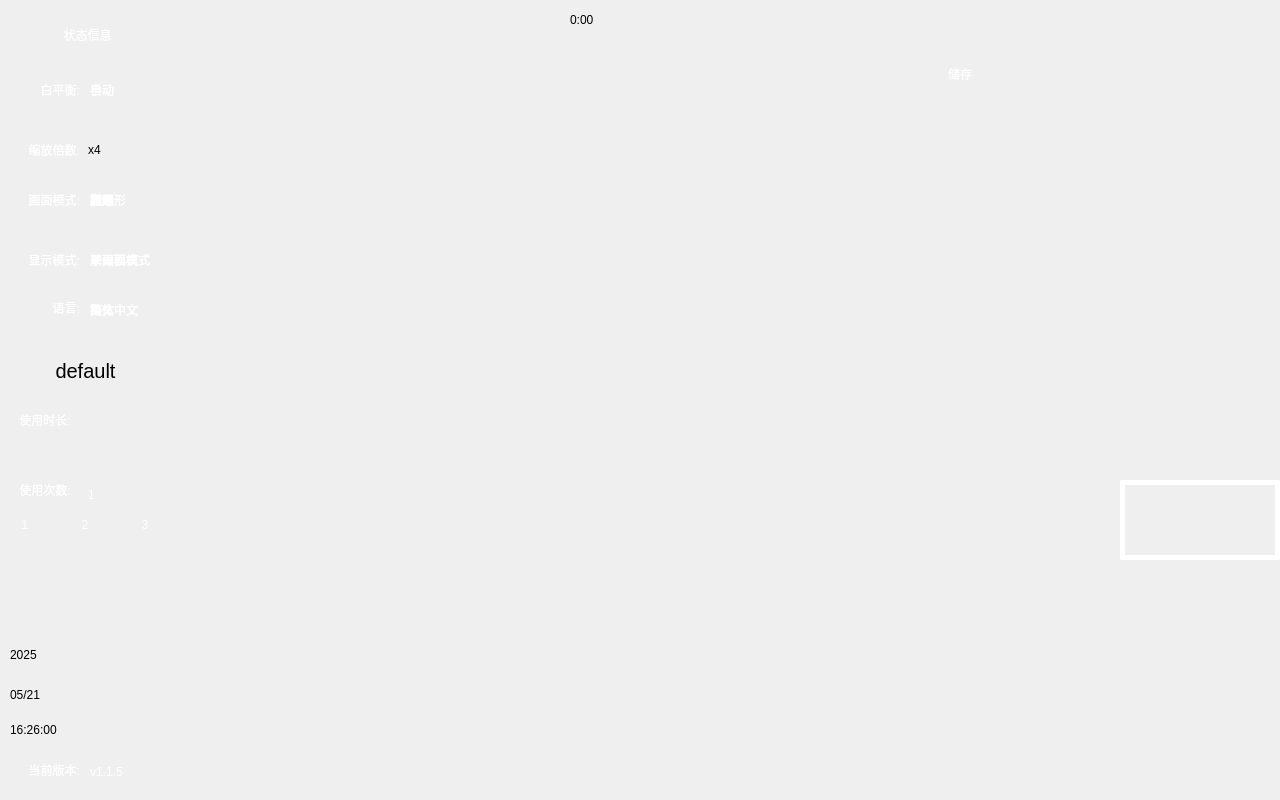
<?xml version="1.0" encoding="UTF-8"?>
<ui version="4.0">
 <class>control_interface</class>
 <widget class="QWidget" name="control_interface">
  <property name="geometry">
   <rect>
    <x>0</x>
    <y>0</y>
    <width>1280</width>
    <height>800</height>
   </rect>
  </property>
  <property name="windowTitle">
   <string>Form</string>
  </property>
  <property name="styleSheet">
   <string notr="true"/>
  </property>
  <widget class="Label_awb" name="label_awb">
   <property name="geometry">
    <rect>
     <x>1120</x>
     <y>0</y>
     <width>160</width>
     <height>80</height>
    </rect>
   </property>
   <property name="styleSheet">
    <string notr="true">background-image: url(:/tu/AWB.png);</string>
   </property>
   <property name="text">
    <string/>
   </property>
  </widget>
  <widget class="Label_freeze" name="label_freeze">
   <property name="geometry">
    <rect>
     <x>1120</x>
     <y>80</y>
     <width>160</width>
     <height>80</height>
    </rect>
   </property>
   <property name="styleSheet">
    <string notr="true">border-image: url(:/tu/Freeze/freeze.png);</string>
   </property>
   <property name="text">
    <string/>
   </property>
  </widget>
  <widget class="Label_photograph" name="label_photograph">
   <property name="geometry">
    <rect>
     <x>1120</x>
     <y>240</y>
     <width>160</width>
     <height>80</height>
    </rect>
   </property>
   <property name="styleSheet">
    <string notr="true">border-image: url(:/tu/takephoto.png);</string>
   </property>
   <property name="text">
    <string/>
   </property>
  </widget>
  <widget class="Label_videoint" name="label_video">
   <property name="geometry">
    <rect>
     <x>1120</x>
     <y>320</y>
     <width>160</width>
     <height>80</height>
    </rect>
   </property>
   <property name="styleSheet">
    <string notr="true">background-image: url(:/tu/rec.png);</string>
   </property>
   <property name="text">
    <string/>
   </property>
  </widget>
  <widget class="Label_ae" name="label_ae">
   <property name="geometry">
    <rect>
     <x>1120</x>
     <y>400</y>
     <width>160</width>
     <height>80</height>
    </rect>
   </property>
   <property name="styleSheet">
    <string notr="true">border-image: url(:/tu/AE/AE1.png);</string>
   </property>
   <property name="text">
    <string/>
   </property>
  </widget>
  <widget class="Label_led" name="label_led">
   <property name="geometry">
    <rect>
     <x>1120</x>
     <y>560</y>
     <width>160</width>
     <height>80</height>
    </rect>
   </property>
   <property name="styleSheet">
    <string notr="true">border-image: url(:/tu/LED/LED1.png);</string>
   </property>
   <property name="text">
    <string/>
   </property>
  </widget>
  <widget class="Label_interface" name="label_interface">
   <property name="geometry">
    <rect>
     <x>1120</x>
     <y>720</y>
     <width>160</width>
     <height>80</height>
    </rect>
   </property>
   <property name="styleSheet">
    <string notr="true">background-image: url(:/tu/maininterface.png);</string>
   </property>
   <property name="text">
    <string/>
   </property>
  </widget>
  <widget class="QLabel" name="label_versions">
   <property name="geometry">
    <rect>
     <x>10</x>
     <y>750</y>
     <width>70</width>
     <height>40</height>
    </rect>
   </property>
   <property name="styleSheet">
    <string notr="true">color: rgb(255, 255, 255);</string>
   </property>
   <property name="text">
    <string>当前版本:</string>
   </property>
   <property name="alignment">
    <set>Qt::AlignRight|Qt::AlignTrailing|Qt::AlignVCenter</set>
   </property>
  </widget>
  <widget class="QLabel" name="label_times">
   <property name="geometry">
    <rect>
     <x>10</x>
     <y>720</y>
     <width>80</width>
     <height>19</height>
    </rect>
   </property>
   <property name="styleSheet">
    <string notr="true"/>
   </property>
   <property name="text">
    <string>16:26:00</string>
   </property>
  </widget>
  <widget class="QLabel" name="label_month_day">
   <property name="geometry">
    <rect>
     <x>10</x>
     <y>680</y>
     <width>90</width>
     <height>30</height>
    </rect>
   </property>
   <property name="styleSheet">
    <string notr="true"/>
   </property>
   <property name="text">
    <string>05/21</string>
   </property>
  </widget>
  <widget class="QLabel" name="label_years">
   <property name="geometry">
    <rect>
     <x>10</x>
     <y>640</y>
     <width>78</width>
     <height>30</height>
    </rect>
   </property>
   <property name="styleSheet">
    <string notr="true"/>
   </property>
   <property name="text">
    <string>2025</string>
   </property>
  </widget>
  <widget class="QLabel" name="labelw_awb">
   <property name="geometry">
    <rect>
     <x>10</x>
     <y>70</y>
     <width>70</width>
     <height>40</height>
    </rect>
   </property>
   <property name="styleSheet">
    <string notr="true">color: rgb(255, 255, 255);</string>
   </property>
   <property name="text">
    <string>白平衡:</string>
   </property>
   <property name="alignment">
    <set>Qt::AlignRight|Qt::AlignTrailing|Qt::AlignVCenter</set>
   </property>
  </widget>
  <widget class="QLabel" name="labelw_zoom">
   <property name="geometry">
    <rect>
     <x>10</x>
     <y>140</y>
     <width>70</width>
     <height>20</height>
    </rect>
   </property>
   <property name="styleSheet">
    <string notr="true">color: rgb(255, 255, 255);</string>
   </property>
   <property name="text">
    <string>缩放倍数:</string>
   </property>
   <property name="alignment">
    <set>Qt::AlignRight|Qt::AlignTrailing|Qt::AlignVCenter</set>
   </property>
  </widget>
  <widget class="QLabel" name="label_atom">
   <property name="geometry">
    <rect>
     <x>90</x>
     <y>80</y>
     <width>50</width>
     <height>20</height>
    </rect>
   </property>
   <property name="styleSheet">
    <string notr="true">color: rgb(255, 255, 255);</string>
   </property>
   <property name="text">
    <string>手动</string>
   </property>
  </widget>
  <widget class="QLabel" name="label_zoomnum">
   <property name="geometry">
    <rect>
     <x>88</x>
     <y>135</y>
     <width>25</width>
     <height>30</height>
    </rect>
   </property>
   <property name="styleSheet">
    <string notr="true"/>
   </property>
   <property name="text">
    <string>x4</string>
   </property>
  </widget>
  <widget class="QLabel" name="labelw_picture">
   <property name="geometry">
    <rect>
     <x>10</x>
     <y>180</y>
     <width>70</width>
     <height>40</height>
    </rect>
   </property>
   <property name="styleSheet">
    <string notr="true">color: rgb(255, 255, 255);</string>
   </property>
   <property name="text">
    <string>画面模式:</string>
   </property>
   <property name="alignment">
    <set>Qt::AlignRight|Qt::AlignTrailing|Qt::AlignVCenter</set>
   </property>
  </widget>
  <widget class="Label_picture_mode" name="label_picture_mode">
   <property name="geometry">
    <rect>
     <x>88</x>
     <y>185</y>
     <width>65</width>
     <height>30</height>
    </rect>
   </property>
   <property name="styleSheet">
    <string notr="true"/>
   </property>
   <property name="text">
    <string/>
   </property>
  </widget>
  <widget class="QLabel" name="labelw_show">
   <property name="geometry">
    <rect>
     <x>0</x>
     <y>240</y>
     <width>80</width>
     <height>40</height>
    </rect>
   </property>
   <property name="styleSheet">
    <string notr="true">color: rgb(255, 255, 255);</string>
   </property>
   <property name="text">
    <string>显示模式:</string>
   </property>
   <property name="alignment">
    <set>Qt::AlignRight|Qt::AlignTrailing|Qt::AlignVCenter</set>
   </property>
  </widget>
  <widget class="Label_display_mode" name="label_display_mode">
   <property name="geometry">
    <rect>
     <x>88</x>
     <y>245</y>
     <width>70</width>
     <height>30</height>
    </rect>
   </property>
   <property name="styleSheet">
    <string notr="true"/>
   </property>
   <property name="text">
    <string/>
   </property>
  </widget>
  <widget class="QLabel" name="labelw_language">
   <property name="geometry">
    <rect>
     <x>0</x>
     <y>298</y>
     <width>80</width>
     <height>20</height>
    </rect>
   </property>
   <property name="styleSheet">
    <string notr="true">color: rgb(255, 255, 255);</string>
   </property>
   <property name="text">
    <string>语言:</string>
   </property>
   <property name="alignment">
    <set>Qt::AlignRight|Qt::AlignTrailing|Qt::AlignVCenter</set>
   </property>
  </widget>
  <widget class="QLabel" name="label_language_c">
   <property name="geometry">
    <rect>
     <x>90</x>
     <y>300</y>
     <width>65</width>
     <height>20</height>
    </rect>
   </property>
   <property name="styleSheet">
    <string notr="true">color: rgb(255, 255, 255);</string>
   </property>
   <property name="text">
    <string>简体中文</string>
   </property>
  </widget>
  <widget class="QLabel" name="labelw_time">
   <property name="geometry">
    <rect>
     <x>10</x>
     <y>400</y>
     <width>70</width>
     <height>40</height>
    </rect>
   </property>
   <property name="styleSheet">
    <string notr="true">color: rgb(255, 255, 255);</string>
   </property>
   <property name="text">
    <string>使用时长:</string>
   </property>
   <property name="alignment">
    <set>Qt::AlignCenter</set>
   </property>
  </widget>
  <widget class="QLabel" name="label_timenum">
   <property name="geometry">
    <rect>
     <x>10</x>
     <y>440</y>
     <width>140</width>
     <height>30</height>
    </rect>
   </property>
   <property name="layoutDirection">
    <enum>Qt::RightToLeft</enum>
   </property>
   <property name="styleSheet">
    <string notr="true"/>
   </property>
   <property name="text">
    <string/>
   </property>
  </widget>
  <widget class="QLabel" name="labelw_number">
   <property name="geometry">
    <rect>
     <x>10</x>
     <y>470</y>
     <width>70</width>
     <height>40</height>
    </rect>
   </property>
   <property name="styleSheet">
    <string notr="true">color: rgb(255, 255, 255);</string>
   </property>
   <property name="text">
    <string>使用次数:</string>
   </property>
   <property name="alignment">
    <set>Qt::AlignCenter</set>
   </property>
  </widget>
  <widget class="QLabel" name="label_use_num">
   <property name="geometry">
    <rect>
     <x>88</x>
     <y>480</y>
     <width>70</width>
     <height>30</height>
    </rect>
   </property>
   <property name="layoutDirection">
    <enum>Qt::RightToLeft</enum>
   </property>
   <property name="styleSheet">
    <string notr="true">color: rgb(255, 255, 255);</string>
   </property>
   <property name="text">
    <string>1</string>
   </property>
  </widget>
  <widget class="QLabel" name="label_b">
   <property name="geometry">
    <rect>
     <x>0</x>
     <y>0</y>
     <width>1280</width>
     <height>800</height>
    </rect>
   </property>
   <property name="styleSheet">
    <string notr="true">background-image: url(:/tu/square.png);</string>
   </property>
   <property name="text">
    <string/>
   </property>
   <property name="alignment">
    <set>Qt::AlignBottom|Qt::AlignLeading|Qt::AlignLeft</set>
   </property>
  </widget>
  <widget class="Label_custom1" name="label_custom1">
   <property name="geometry">
    <rect>
     <x>120</x>
     <y>530</y>
     <width>50</width>
     <height>70</height>
    </rect>
   </property>
   <property name="styleSheet">
    <string notr="true">image: url(:/tu/无功能.png);</string>
   </property>
   <property name="text">
    <string/>
   </property>
  </widget>
  <widget class="Label_custom2" name="label_custom2">
   <property name="geometry">
    <rect>
     <x>60</x>
     <y>530</y>
     <width>50</width>
     <height>70</height>
    </rect>
   </property>
   <property name="styleSheet">
    <string notr="true">image: url(:/tu/无功能.png);</string>
   </property>
   <property name="text">
    <string/>
   </property>
  </widget>
  <widget class="Label_custom3" name="label_custom3">
   <property name="geometry">
    <rect>
     <x>0</x>
     <y>530</y>
     <width>50</width>
     <height>70</height>
    </rect>
   </property>
   <property name="styleSheet">
    <string notr="true">image: url(:/tu/无功能.png);</string>
   </property>
   <property name="text">
    <string/>
   </property>
  </widget>
  <widget class="Label_pump" name="label_pump">
   <property name="geometry">
    <rect>
     <x>1120</x>
     <y>640</y>
     <width>160</width>
     <height>80</height>
    </rect>
   </property>
   <property name="styleSheet">
    <string notr="true">border-image: url(:/tu/Pump/pump0.png);</string>
   </property>
   <property name="text">
    <string/>
   </property>
  </widget>
  <widget class="Label_rotate" name="label_rotate">
   <property name="geometry">
    <rect>
     <x>1120</x>
     <y>160</y>
     <width>160</width>
     <height>80</height>
    </rect>
   </property>
   <property name="styleSheet">
    <string notr="true">border-image: url(:/tu/Rotate/rotate0.png);</string>
   </property>
   <property name="text">
    <string/>
   </property>
  </widget>
  <widget class="Label_store" name="label_store">
   <property name="geometry">
    <rect>
     <x>880</x>
     <y>30</y>
     <width>160</width>
     <height>87</height>
    </rect>
   </property>
   <property name="styleSheet">
    <string notr="true">color: rgb(255, 255, 255);</string>
   </property>
   <property name="text">
    <string>储存</string>
   </property>
   <property name="alignment">
    <set>Qt::AlignCenter</set>
   </property>
  </widget>
  <widget class="Label_frames" name="label_frames">
   <property name="geometry">
    <rect>
     <x>190</x>
     <y>500</y>
     <width>280</width>
     <height>280</height>
    </rect>
   </property>
   <property name="styleSheet">
    <string notr="true"/>
   </property>
   <property name="text">
    <string/>
   </property>
  </widget>
  <widget class="QLabel" name="label_time">
   <property name="geometry">
    <rect>
     <x>570</x>
     <y>5</y>
     <width>140</width>
     <height>30</height>
    </rect>
   </property>
   <property name="text">
    <string>0:00</string>
   </property>
  </widget>
  <widget class="Label_screen_left" name="label_screen_left">
   <property name="geometry">
    <rect>
     <x>185</x>
     <y>30</y>
     <width>425</width>
     <height>395</height>
    </rect>
   </property>
   <property name="styleSheet">
    <string notr="true"/>
   </property>
   <property name="text">
    <string/>
   </property>
  </widget>
  <widget class="Label_screen_right" name="label_screen_right">
   <property name="geometry">
    <rect>
     <x>660</x>
     <y>30</y>
     <width>425</width>
     <height>395</height>
    </rect>
   </property>
   <property name="styleSheet">
    <string notr="true"/>
   </property>
   <property name="text">
    <string/>
   </property>
  </widget>
  <widget class="QLabel" name="label_status">
   <property name="geometry">
    <rect>
     <x>0</x>
     <y>20</y>
     <width>175</width>
     <height>30</height>
    </rect>
   </property>
   <property name="styleSheet">
    <string notr="true">color: rgb(255, 255, 255);</string>
   </property>
   <property name="text">
    <string>状态信息</string>
   </property>
   <property name="alignment">
    <set>Qt::AlignCenter</set>
   </property>
  </widget>
  <widget class="QLabel" name="label_mtoa">
   <property name="geometry">
    <rect>
     <x>90</x>
     <y>80</y>
     <width>50</width>
     <height>20</height>
    </rect>
   </property>
   <property name="styleSheet">
    <string notr="true">color: rgb(255, 255, 255);</string>
   </property>
   <property name="text">
    <string>自动</string>
   </property>
  </widget>
  <widget class="QLabel" name="label_picture_1">
   <property name="geometry">
    <rect>
     <x>90</x>
     <y>190</y>
     <width>65</width>
     <height>20</height>
    </rect>
   </property>
   <property name="styleSheet">
    <string notr="true">color: rgb(255, 255, 255);</string>
   </property>
   <property name="text">
    <string>初始</string>
   </property>
  </widget>
  <widget class="QLabel" name="label_picture_2">
   <property name="geometry">
    <rect>
     <x>90</x>
     <y>190</y>
     <width>65</width>
     <height>20</height>
    </rect>
   </property>
   <property name="styleSheet">
    <string notr="true">color: rgb(255, 255, 255);</string>
   </property>
   <property name="text">
    <string>圆形</string>
   </property>
  </widget>
  <widget class="QLabel" name="label_picture_3">
   <property name="geometry">
    <rect>
     <x>90</x>
     <y>190</y>
     <width>65</width>
     <height>20</height>
    </rect>
   </property>
   <property name="styleSheet">
    <string notr="true">color: rgb(255, 255, 255);</string>
   </property>
   <property name="text">
    <string>八角形</string>
   </property>
  </widget>
  <widget class="QLabel" name="label_picture_4">
   <property name="geometry">
    <rect>
     <x>90</x>
     <y>190</y>
     <width>65</width>
     <height>20</height>
    </rect>
   </property>
   <property name="styleSheet">
    <string notr="true">color: rgb(255, 255, 255);</string>
   </property>
   <property name="text">
    <string>椭圆</string>
   </property>
  </widget>
  <widget class="QLabel" name="label_picture_5">
   <property name="geometry">
    <rect>
     <x>90</x>
     <y>190</y>
     <width>65</width>
     <height>20</height>
    </rect>
   </property>
   <property name="styleSheet">
    <string notr="true">color: rgb(255, 255, 255);</string>
   </property>
   <property name="text">
    <string>矩形</string>
   </property>
  </widget>
  <widget class="QLabel" name="label_language_ct">
   <property name="geometry">
    <rect>
     <x>90</x>
     <y>300</y>
     <width>65</width>
     <height>20</height>
    </rect>
   </property>
   <property name="styleSheet">
    <string notr="true">color: rgb(255, 255, 255);</string>
   </property>
   <property name="text">
    <string>繁体中文</string>
   </property>
  </widget>
  <widget class="QLabel" name="label_language_e">
   <property name="geometry">
    <rect>
     <x>90</x>
     <y>300</y>
     <width>70</width>
     <height>20</height>
    </rect>
   </property>
   <property name="styleSheet">
    <string notr="true">color: rgb(255, 255, 255);</string>
   </property>
   <property name="text">
    <string>英文</string>
   </property>
  </widget>
  <widget class="Label_display_mode" name="label_display_1">
   <property name="geometry">
    <rect>
     <x>90</x>
     <y>250</y>
     <width>70</width>
     <height>20</height>
    </rect>
   </property>
   <property name="styleSheet">
    <string notr="true">color: rgb(255, 255, 255);</string>
   </property>
   <property name="text">
    <string>单画面模式</string>
   </property>
  </widget>
  <widget class="Label_display_mode" name="label_display_2">
   <property name="geometry">
    <rect>
     <x>90</x>
     <y>250</y>
     <width>70</width>
     <height>20</height>
    </rect>
   </property>
   <property name="styleSheet">
    <string notr="true">color: rgb(255, 255, 255);</string>
   </property>
   <property name="text">
    <string>双画面模式</string>
   </property>
  </widget>
  <widget class="Label_display_mode" name="label_display_3">
   <property name="geometry">
    <rect>
     <x>90</x>
     <y>250</y>
     <width>70</width>
     <height>20</height>
    </rect>
   </property>
   <property name="styleSheet">
    <string notr="true">color: rgb(255, 255, 255);</string>
   </property>
   <property name="text">
    <string>子母模式</string>
   </property>
  </widget>
  <widget class="QLabel" name="label_versions_num">
   <property name="geometry">
    <rect>
     <x>90</x>
     <y>762</y>
     <width>90</width>
     <height>20</height>
    </rect>
   </property>
   <property name="styleSheet">
    <string notr="true">color: rgb(255, 255, 255);</string>
   </property>
   <property name="text">
    <string>v1.1.5</string>
   </property>
  </widget>
  <widget class="Label_host_led" name="label_host_led">
   <property name="enabled">
    <bool>false</bool>
   </property>
   <property name="geometry">
    <rect>
     <x>1070</x>
     <y>770</y>
     <width>41</width>
     <height>21</height>
    </rect>
   </property>
   <property name="styleSheet">
    <string notr="true">background-image: url(:/tu/LED/hostled2.png);</string>
   </property>
   <property name="text">
    <string/>
   </property>
  </widget>
  <widget class="QLabel" name="label_1">
   <property name="geometry">
    <rect>
     <x>10</x>
     <y>510</y>
     <width>30</width>
     <height>30</height>
    </rect>
   </property>
   <property name="styleSheet">
    <string notr="true">color: rgb(255, 255, 255);</string>
   </property>
   <property name="text">
    <string>1</string>
   </property>
   <property name="alignment">
    <set>Qt::AlignCenter</set>
   </property>
  </widget>
  <widget class="QLabel" name="label_2">
   <property name="geometry">
    <rect>
     <x>70</x>
     <y>510</y>
     <width>30</width>
     <height>30</height>
    </rect>
   </property>
   <property name="styleSheet">
    <string notr="true">color: rgb(255, 255, 255);</string>
   </property>
   <property name="text">
    <string>2</string>
   </property>
   <property name="alignment">
    <set>Qt::AlignCenter</set>
   </property>
  </widget>
  <widget class="QLabel" name="label_3">
   <property name="geometry">
    <rect>
     <x>130</x>
     <y>510</y>
     <width>30</width>
     <height>30</height>
    </rect>
   </property>
   <property name="styleSheet">
    <string notr="true">color: rgb(255, 255, 255);</string>
   </property>
   <property name="text">
    <string>3</string>
   </property>
   <property name="alignment">
    <set>Qt::AlignCenter</set>
   </property>
  </widget>
  <widget class="QPushButton" name="browseReportBtn">
   <property name="geometry">
    <rect>
     <x>1120</x>
     <y>480</y>
     <width>160</width>
     <height>80</height>
    </rect>
   </property>
   <property name="focusPolicy">
    <enum>Qt::NoFocus</enum>
   </property>
   <property name="styleSheet">
    <string notr="true">border:5px solid white;</string>
   </property>
   <property name="text">
    <string/>
   </property>
   <property name="icon">
    <iconset>
     <normaloff>:/tu/ALL-IN-ONE ICON/icon_browseReport.png</normaloff>:/tu/ALL-IN-ONE ICON/icon_browseReport.png</iconset>
   </property>
   <property name="iconSize">
    <size>
     <width>80</width>
     <height>80</height>
    </size>
   </property>
   <property name="flat">
    <bool>true</bool>
   </property>
  </widget>
  <widget class="QLabel" name="label_curPatient">
   <property name="geometry">
    <rect>
     <x>0</x>
     <y>330</y>
     <width>171</width>
     <height>81</height>
    </rect>
   </property>
   <property name="font">
    <font>
     <pointsize>15</pointsize>
    </font>
   </property>
   <property name="text">
    <string notr="true">default</string>
   </property>
   <property name="alignment">
    <set>Qt::AlignCenter</set>
   </property>
  </widget>
  <widget class="QPushButton" name="zoomBtn">
   <property name="geometry">
    <rect>
     <x>113</x>
     <y>135</y>
     <width>45</width>
     <height>30</height>
    </rect>
   </property>
   <property name="styleSheet">
    <string notr="true">border:none;
image: url(:/tu/Video/advance.png);</string>
   </property>
   <property name="text">
    <string/>
   </property>
  </widget>
  <widget class="QLabel" name="battery">
   <property name="geometry">
    <rect>
     <x>150</x>
     <y>10</y>
     <width>61</width>
     <height>31</height>
    </rect>
   </property>
   <property name="text">
    <string/>
   </property>
   <property name="pixmap">
    <pixmap>:/tu/battery_icon/battery4.png</pixmap>
   </property>
   <property name="scaledContents">
    <bool>true</bool>
   </property>
   <property name="alignment">
    <set>Qt::AlignCenter</set>
   </property>
  </widget>
  <zorder>label_b</zorder>
  <zorder>label_awb</zorder>
  <zorder>label_freeze</zorder>
  <zorder>label_photograph</zorder>
  <zorder>label_video</zorder>
  <zorder>label_ae</zorder>
  <zorder>label_led</zorder>
  <zorder>label_interface</zorder>
  <zorder>label_versions</zorder>
  <zorder>label_times</zorder>
  <zorder>label_month_day</zorder>
  <zorder>label_years</zorder>
  <zorder>labelw_awb</zorder>
  <zorder>labelw_zoom</zorder>
  <zorder>label_atom</zorder>
  <zorder>label_zoomnum</zorder>
  <zorder>labelw_picture</zorder>
  <zorder>labelw_show</zorder>
  <zorder>labelw_language</zorder>
  <zorder>label_language_c</zorder>
  <zorder>labelw_time</zorder>
  <zorder>label_timenum</zorder>
  <zorder>labelw_number</zorder>
  <zorder>label_use_num</zorder>
  <zorder>label_custom1</zorder>
  <zorder>label_custom2</zorder>
  <zorder>label_custom3</zorder>
  <zorder>label_pump</zorder>
  <zorder>label_rotate</zorder>
  <zorder>label_store</zorder>
  <zorder>label_frames</zorder>
  <zorder>label_time</zorder>
  <zorder>label_screen_right</zorder>
  <zorder>label_status</zorder>
  <zorder>label_mtoa</zorder>
  <zorder>label_picture_1</zorder>
  <zorder>label_picture_2</zorder>
  <zorder>label_picture_3</zorder>
  <zorder>label_picture_4</zorder>
  <zorder>label_picture_5</zorder>
  <zorder>label_picture_mode</zorder>
  <zorder>label_language_ct</zorder>
  <zorder>label_language_e</zorder>
  <zorder>label_display_1</zorder>
  <zorder>label_display_2</zorder>
  <zorder>label_display_3</zorder>
  <zorder>label_display_mode</zorder>
  <zorder>label_versions_num</zorder>
  <zorder>label_host_led</zorder>
  <zorder>label_1</zorder>
  <zorder>label_2</zorder>
  <zorder>label_3</zorder>
  <zorder>browseReportBtn</zorder>
  <zorder>label_curPatient</zorder>
  <zorder>zoomBtn</zorder>
  <zorder>label_screen_left</zorder>
  <zorder>battery</zorder>
 </widget>
 <customwidgets>
  <customwidget>
   <class>Label_interface</class>
   <extends>QLabel</extends>
   <header>control_interface.h</header>
  </customwidget>
  <customwidget>
   <class>Label_freeze</class>
   <extends>QLabel</extends>
   <header>control_interface.h</header>
  </customwidget>
  <customwidget>
   <class>Label_awb</class>
   <extends>QLabel</extends>
   <header>control_interface.h</header>
  </customwidget>
  <customwidget>
   <class>Label_photograph</class>
   <extends>QLabel</extends>
   <header>control_interface.h</header>
  </customwidget>
  <customwidget>
   <class>Label_videoint</class>
   <extends>QLabel</extends>
   <header>control_interface.h</header>
  </customwidget>
  <customwidget>
   <class>Label_ae</class>
   <extends>QLabel</extends>
   <header>control_interface.h</header>
  </customwidget>
  <customwidget>
   <class>Label_led</class>
   <extends>QLabel</extends>
   <header>control_interface.h</header>
  </customwidget>
  <customwidget>
   <class>Label_picture_mode</class>
   <extends>QLabel</extends>
   <header>control_interface.h</header>
  </customwidget>
  <customwidget>
   <class>Label_display_mode</class>
   <extends>QLabel</extends>
   <header>control_interface.h</header>
  </customwidget>
  <customwidget>
   <class>Label_custom1</class>
   <extends>QLabel</extends>
   <header>control_interface.h</header>
  </customwidget>
  <customwidget>
   <class>Label_custom2</class>
   <extends>QLabel</extends>
   <header>control_interface.h</header>
  </customwidget>
  <customwidget>
   <class>Label_custom3</class>
   <extends>QLabel</extends>
   <header>control_interface.h</header>
  </customwidget>
  <customwidget>
   <class>Label_pump</class>
   <extends>QLabel</extends>
   <header>control_interface.h</header>
  </customwidget>
  <customwidget>
   <class>Label_rotate</class>
   <extends>QLabel</extends>
   <header>control_interface.h</header>
  </customwidget>
  <customwidget>
   <class>Label_store</class>
   <extends>QLabel</extends>
   <header>control_interface.h</header>
  </customwidget>
  <customwidget>
   <class>Label_frames</class>
   <extends>QLabel</extends>
   <header>control_interface.h</header>
  </customwidget>
  <customwidget>
   <class>Label_screen_left</class>
   <extends>QLabel</extends>
   <header>control_interface.h</header>
  </customwidget>
  <customwidget>
   <class>Label_screen_right</class>
   <extends>QLabel</extends>
   <header>control_interface.h</header>
  </customwidget>
  <customwidget>
   <class>Label_host_led</class>
   <extends>QLabel</extends>
   <header>control_interface.h</header>
  </customwidget>
 </customwidgets>
 <resources/>
 <connections/>
</ui>
